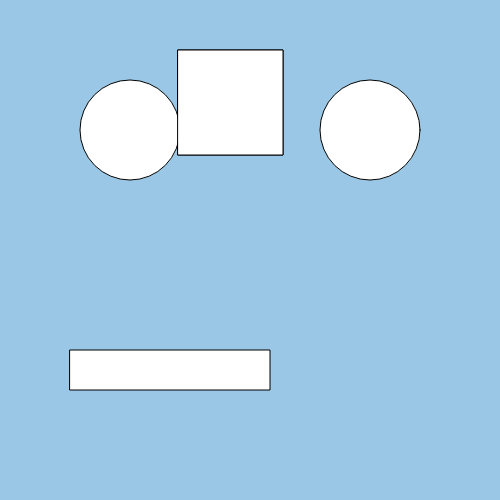
Frame 1 (no input)
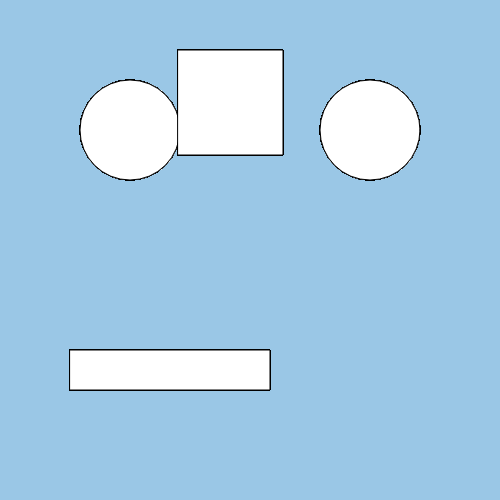
Frame 60 (no input)
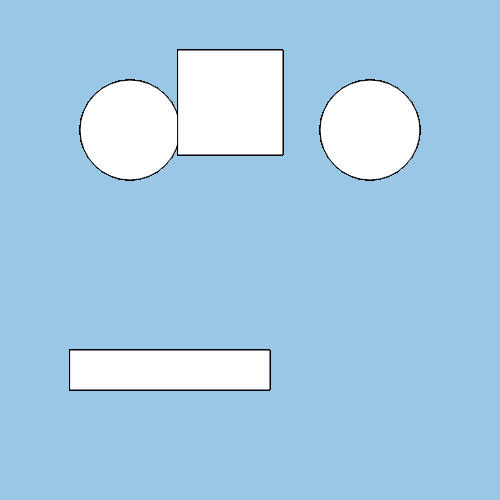
Frame 120 (the mouse pressed at the canvas centre since frame 60)

The p5.js sketch that drew these frames (run headless with seeded random() and noise() and a simulated clock; from frame 60 on, the mouse is pressed at the canvas centre):

// p5.js sketch
// ── sketch.js
var mouthX = 50; 
var mouthY = 300;
var mouthW = 200;
var mouthH = 40

function setup() {
//Create a canvas so the all drawings show up in browser window  
//width, height
createCanvas(500,500);

//Making Colors
//(Red, Green, Blue)
//(R, G, B)
background(0, 0, 0);
//makes black, because black is the absence of light
background(154, 199, 230);
    rect(178, 50, 105);
// red
//Hue, Saturation, 
    
  console.log("width : " + width + "    height: " + height);
    
}

function draw() {
//ellipse(x, y, x width, y width)
  ellipse();
  //ellipse(10,10, 5, 5)  
  ellipse(130, 130, 100, 100)
  ellipse(370,130, 100, 100)
  // ellipse(250, 250, 200, 200 )
  
 // rect(80, 400, 340, 60);
    rect(70, 350, mouthW, mouthH);
    rect(178, 50, 105);
    //same exact rectangle
    
//line(80, 400, 340, 1);
    //line(mouthX, 320, 450, 320);
   // line(mouthX, mouthY + mouthH/2, mouthX + mouthW, mouthy + mouthH/2 ); 
}
